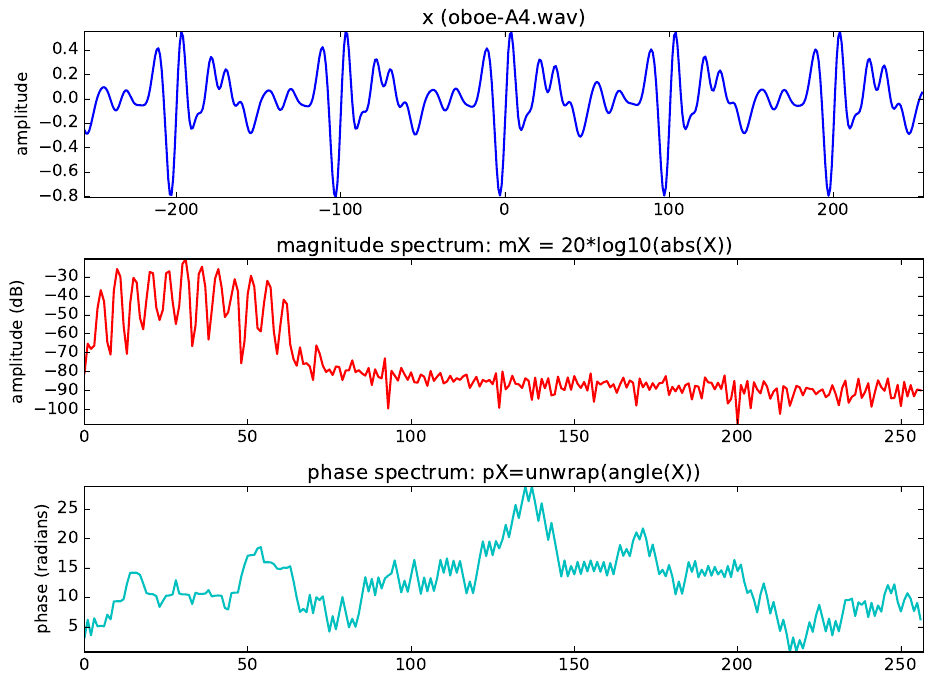

Source code (Python):
import matplotlib.pyplot as plt
import numpy as np
import scipy.fftpack as scfft #, ifft, fftshift
import math, os
from scipy.io.wavfile import write, read

tol = 1e-14 

##########################################################33
#########Definicao de funcoes

def isPower2(num):
	"""
	Check if num is power of two
	"""
	return ((num & (num - 1)) == 0) and num > 0

INT16_FAC = (2**15)-1
INT32_FAC = (2**31)-1
INT64_FAC = (2**63)-1
norm_fact = {'int16':INT16_FAC, 'int32':INT32_FAC, 'int64':INT64_FAC,'float32':1.0,'float64':1.0}

def wavread(filename):
	"""
	Read a sound file and convert it to a normalized floating point array
	filename: name of file to read
	returns fs: sampling rate of file, x: floating point array
	"""

	if (os.path.isfile(filename) == False):                  # raise error if wrong input file
		raise ValueError("Input file is wrong")

	fs, x = read(filename)

	if (len(x.shape) !=1):                                   # raise error if more than one channel
		raise ValueError("Audio file should be mono")

	if (fs !=44100):                                         # raise error if more than one channel
		raise ValueError("Sampling rate of input sound should be 44100")

	#scale down and convert audio into floating point number in range of -1 to 1
	x = np.float32(x)/norm_fact[x.dtype.name]
	return fs, x

def dftAnal(x, w, N):
	"""
	Analysis of a signal using the discrete Fourier transform
	x: input signal, w: analysis window, N: FFT size 
	returns mX, pX: magnitude and phase spectrum
	"""

	#if not(UF.isPower2(N)):                                 # raise error if N not a power of two
	if not(isPower2(N)):                                 # raise error if N not a power of two
		raise ValueError("FFT size (N) is not a power of 2")

	if (w.size > N):                                        # raise error if window size bigger than fft size
		raise ValueError("Window size (M) is bigger than FFT size")

	hN = (N/2)+1                                            # size of positive spectrum, it includes sample 0
	hM1 = int(math.floor((w.size+1)/2))                     # half analysis window size by rounding
	hM2 = int(math.floor(w.size/2))                         # half analysis window size by floor
	fftbuffer = np.zeros(N)                                 # initialize buffer for FFT
	w = w / sum(w)                                          # normalize analysis window
	xw = x*w                                                # window the input sound
	fftbuffer[:hM1] = xw[hM2:]                              # zero-phase window in fftbuffer
	fftbuffer[-hM2:] = xw[:hM2]        
	X = scfft.fft(fftbuffer)                                      # compute FFT
	absX = abs(X[:int(hN)])                                      # compute ansolute value of positive side
	absX[absX<np.finfo(float).eps] = np.finfo(float).eps    # if zeros add epsilon to handle log
	mX = 20 * np.log10(absX)                                # magnitude spectrum of positive frequencies in dB
	X[:int(hN)].real[np.abs(X[:int(hN)].real) < tol] = 0.0            # for phase calculation set to 0 the small values
	X[:int(hN)].imag[np.abs(X[:int(hN)].imag) < tol] = 0.0            # for phase calculation set to 0 the small values         
	pX = np.unwrap(np.angle(X[:int(hN)]))                        # unwrapped phase spectrum of positive frequencies
	return mX, pX

#################################################

#(fs, x) = UF.wavread('../../../sounds/oboe-A4.wav')
(fs, x) = wavread('oboe-A4.wav')
w = np.hamming(511)
N = 512
pin = 5000
hM1 = int(math.floor((w.size+1)/2)) 
hM2 = int(math.floor(w.size/2))  
x1 = x[pin-hM1:pin+hM2]
mX, pX = dftAnal(x1, w, N)

plt.figure(1, figsize=(9.5, 7))

plt.subplot(311)
plt.plot(np.arange(-hM1, hM2), x1, lw=1.5)
plt.axis([-hM1, hM2, min(x1), max(x1)])
plt.ylabel('amplitude')
plt.title('x (oboe-A4.wav)')

plt.subplot(3,1,2)
plt.plot(np.arange(mX.size), mX, 'r', lw=1.5)
plt.axis([0,mX.size,min(mX),max(mX)])
plt.title ('magnitude spectrum: mX = 20*log10(abs(X))')
plt.ylabel('amplitude (dB)')

plt.subplot(3,1,3)
plt.plot(np.arange(mX.size), pX, 'c', lw=1.5)
plt.axis([0,mX.size,min(pX),max(pX)])
plt.title ('phase spectrum: pX=unwrap(angle(X))')
plt.ylabel('phase (radians)')

plt.tight_layout()
plt.savefig('spectrum_oboe.pdf', dpi = 300, bbox_inches='tight')
#plt.show()
